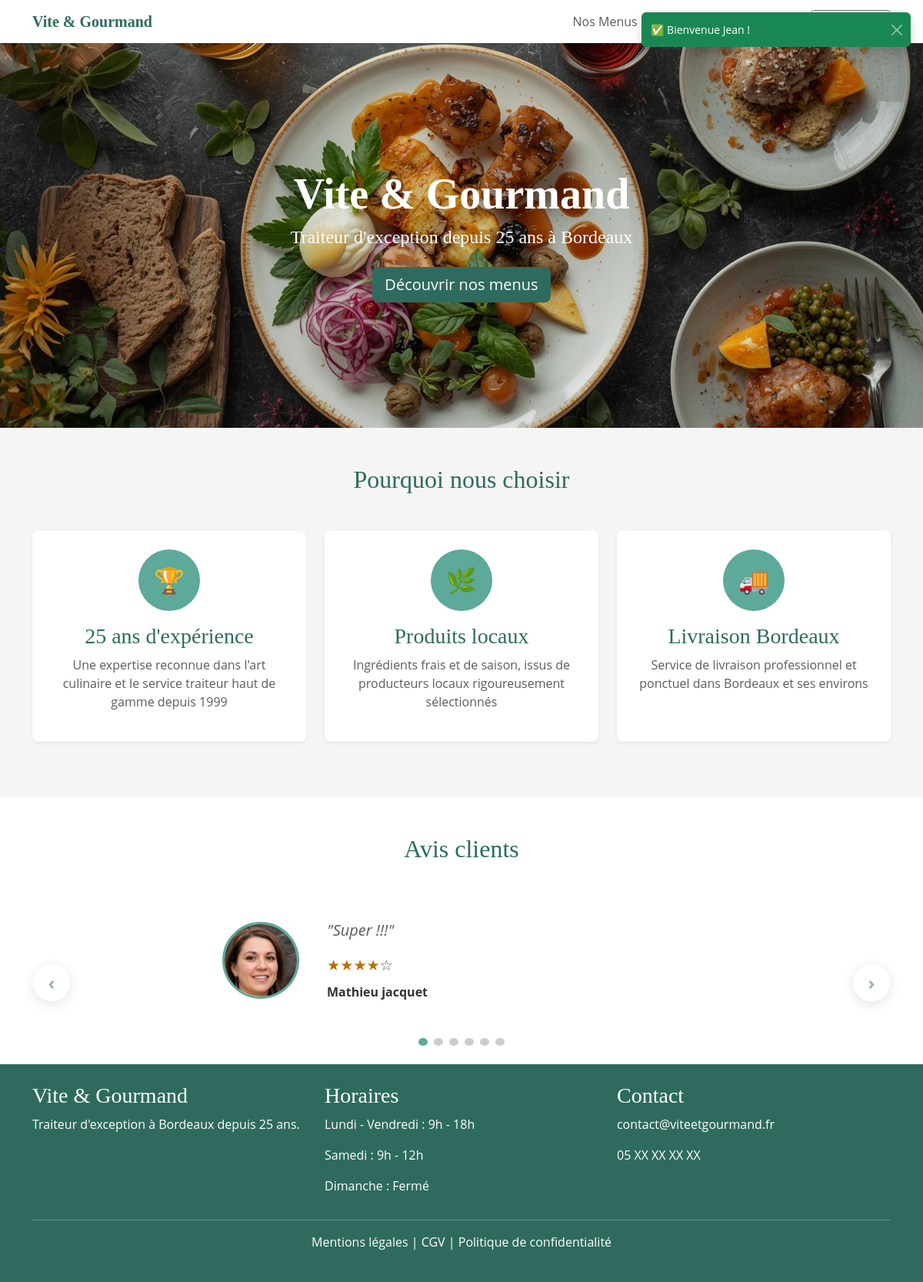
The app's page / (signed in) with its own data.
### tables this page shows
CREATE TABLE `avis` (
  `id` int NOT NULL AUTO_INCREMENT,
  `utilisateur_id` int NOT NULL,
  `commande_id` int NOT NULL,
  `note` int DEFAULT NULL,
  `commentaire` text,
  `valide` tinyint(1) DEFAULT '0',
  `created_at` datetime DEFAULT CURRENT_TIMESTAMP,
  PRIMARY KEY (`id`),
  KEY `utilisateur_id` (`utilisateur_id`),
  KEY `commande_id` (`commande_id`),
  CONSTRAINT `avis_ibfk_1` FOREIGN KEY (`utilisateur_id`) REFERENCES `utilisateurs` (`id`),
  CONSTRAINT `avis_ibfk_2` FOREIGN KEY (`commande_id`) REFERENCES `commandes` (`id`),
  CONSTRAINT `avis_chk_1` CHECK ((`note` between 1 and 5))
);

CREATE TABLE `utilisateurs` (
  `id` int NOT NULL AUTO_INCREMENT,
  `nom` varchar(100) NOT NULL,
  `prenom` varchar(100) NOT NULL,
  `email` varchar(255) NOT NULL,
  `mot_de_passe` varchar(255) NOT NULL,
  `gsm` varchar(20) DEFAULT NULL,
  `adresse` text,
  `role` enum('visiteur','client','employe','admin') DEFAULT 'client',
  `actif` tinyint(1) DEFAULT '1',
  `created_at` datetime DEFAULT CURRENT_TIMESTAMP,
  PRIMARY KEY (`id`),
  UNIQUE KEY `email` (`email`)
);

### controllers/AccueilController.php (called while the page is built)
<?php
require_once 'models/AvisModel.php';
class AccueilController {
    private $avisModel;
    public function __construct() {
        $this->avisModel = new AvisModel();
    }
    public function index() {
        $avis = $this->avisModel->getAvisValides();
        require_once 'views/accueil/index.php';
    }
}

### models/AvisModel.php (called while the page is built, shortened)
<?php
require_once 'config/database.php';
class AvisModel {
    private $db;
    public function __construct() {
        $database = new Database();
        $this->db = $database->connect();
    }
    public function getAvisValides() {
        $sql = "SELECT a.*, u.nom, u.prenom
                FROM avis a
                JOIN utilisateurs u ON a.utilisateur_id = u.id
                WHERE a.valide = 1
                ORDER BY a.created_at DESC";
        $stmt = $this->db->prepare($sql);
        $stmt->execute();
        return $stmt->fetchAll(PDO::FETCH_ASSOC);
    }
}

### config/database.php (called while the page is built)
<?php
class Database {
    private $host;
    private $dbname;
    private $username;
    private $password;
    private $port;
    private static $pdo = null;
    public function __construct() {
        $this->host = $_ENV['DB_HOST'] ?? 'mysql';
        $this->dbname = $_ENV['DB_NAME'] ?? 'vite_gourmand';
        $this->username = $_ENV['DB_USER'] ?? 'root';
        $this->password = $_ENV['DB_PASS'] ?? 'root';
        $this->port = $_ENV['DB_PORT'] ?? '3306';
    }
    public function connect() {
        if (self::$pdo === null) {
            try {
                self::$pdo = new PDO(
                    "mysql:host={$this->host};port={$this->port};dbname={$this->dbname};charset=utf8mb4",
                    $this->username,
                    $this->password,
                    [
                        PDO::ATTR_ERRMODE => PDO::ERRMODE_EXCEPTION,
                        PDO::ATTR_PERSISTENT => false
                    ]
                );
            } catch (PDOException $e) {
                die("Erreur de connexion : " . $e->getMessage());
            }
        }
        return self::$pdo;
    }
}

### views/accueil/index.php (the view, shortened to what this page needs)
<?php require_once 'views/layouts/header.php'; ?>
    <section class="hero" style="
        background-image: linear-gradient(rgba(0,0,0,0.1), rgba(0,0,0,0.1)), url('/assets/images/hero.jpg');
        background-size: cover;
        background-position: center;
        min-height: 500px;
        display: flex;
        align-items: center;
    ">
        <div class="container text-center text-white">
            <h1 class="display-4 fw-bold">Vite & Gourmand</h1>
            <h2 class="lead fs-4" style="color:white;">Traiteur d'exception depuis 25 ans à Bordeaux</h2>
            <a href="/menus" class="btn btn-lg mt-3"
    style="background-color: #2E6B5E; color: white; border: none;"
    aria-label="Découvrir nos menus">
    Découvrir nos menus
</a>
        </div>
    </section>
    <section class="container my-5">
        <h2 class="text-center mb-5" style="color: #2E6B5E;">Pourquoi nous choisir</h2>
        <div class="row text-center">
            <div class="col-md-4 mb-4">
                <div class="card border-0 shadow-sm p-4 h-100">
                    <div class="d-flex justify-content-center mb-3">
                        <div class="rounded-circle d-flex align-items-center justify-content-center"
                            style="width:80px;height:80px;background-color:#5DA99A;">
                            <span style="font-size:2rem;" aria-hidden="true">🏆</span>
                        </div>
                    </div>
                    <h3 style="color:#2E6B5E;">25 ans d'expérience</h3>
                    <p class="text-muted">Une expertise reconnue dans l'art culinaire et le service traiteur haut de gamme depuis 1999</p>
                </div>
            </div>
            <div class="col-md-4 mb-4">
                <div class="card border-0 shadow-sm p-4 h-100">
                    <div class="d-flex justify-content-center mb-3">
                        <div class="rounded-circle d-flex align-items-center justify-content-center"
                            style="width:80px;height:80px;background-color:#5DA99A;">
                            <span style="font-size:2rem;" aria-hidden="true">🌿</span>
                        </div>
                    </div>
                    <h3 style="color:#2E6B5E;">Produits locaux</h3>
                    <p class="text-muted">Ingrédients frais et de saison, issus de producteurs locaux rigoureusement sélectionnés</p>
                </div>
            </div>
            <div class="col-md-4 mb-4">
                <div class="card border-0 shadow-sm p-4 h-100">
                    <div class="d-flex justify-content-center mb-3">
                        <div class="rounded-circle d-flex align-items-center justify-content-center"
                            style="width:80px;height:80px;background-color:#5DA99A;">
                            <span style="font-size:2rem;" aria-hidden="true">🚚</span>
                        </div>
                    </div>
                    <h3 style="color:#2E6B5E;">Livraison Bordeaux</h3>
                    <p class="text-muted">Service de livraison professionnel et ponctuel dans Bordeaux et ses environs</p>
                </div>
            </div>
        </div>
    </section>
    <section style="background-color:#fff; padding: 3rem 0 0 0;">
        <div class="container">
            <h2 class="text-center mb-5" style="color: #2E6B5E;">Avis clients</h2>
            <div id="carouselAvis" class="carousel slide position-relative" data-bs-ride="carousel">
                <button class="carousel-control-prev d-flex align-items-center justify-content-center"
                        type="button" data-bs-target="#carouselAvis" data-bs-slide="prev"
                        aria-label="Avis précédent"
                        style="width:50px;height:50px;background:white;border-radius:50%;
                                box-shadow:0 4px 15px rgba(0,0,0,0.2);position:absolute;
                                left:0;top:50%;transform:translateY(-50%);border:1px solid #eee;">
                    <span aria-hidden="true" style="color:#2E6B5E;font-size:1.5rem;font-weight:bold;line-height:1;">‹</span>
                </button>
                <div class="carousel-inner px-5">
                    <?php foreach ($avis as $index => $unAvis) : ?>
                    <?php
                    $avatars = ['avatar1.jpg', 'avatar2.jpg', 'avatar3.jpg'];
                    $avatar = $avatars[$index % 3];
                    ?>
                    <div class="carousel-item <?= $index === 0 ? 'active' : '' ?>">
                        <div class="row justify-content-center align-items-center py-4">
                            <div class="col-auto">
                                <img src="/assets/images/avis/<?= $avatar ?>"
                                    alt="Photo de <?= htmlspecialchars($unAvis['prenom']) ?>"
                                    style="width:100px;height:100px;border-radius:50%;border:3px solid #5DA99A;object-fit:cover;">
                            </div>
                            <div class="col-md-6 text-start ps-4">
                                <p class="fst-italic fs-5 text-muted mb-3">
                                    "<?= htmlspecialchars($unAvis['commentaire']) ?>"
                                </p>
                                <div class="mb-2" style="color: #B86E00; font-size: 1.2rem;"
                                    aria-label="Note : <?= $unAvis['note'] ?> étoiles sur 5">
                                    <?= str_repeat('★', $unAvis['note']) ?><span style="color:#555"><?= str_repeat('☆', 5 - $unAvis['note']) ?></span>
                                </div>
                                <p class="fw-bold mb-0">
                                    <?= htmlspecialchars($unAvis['prenom'] . ' ' . $unAvis['nom']) ?>
                                </p>
                            </div>
                        </div>
                    </div>
                    <?php endforeach; ?>
                </div>
                <button class="carousel-control-next d-flex align-items-center justify-content-center"
                        type="button" data-bs-target="#carouselAvis" data-bs-slide="next"
                        aria-label="Avis suivant"
                        style="width:50px;height:50px;background:white;border-radius:50%;
                                box-shadow:0 4px 15px rgba(0,0,0,0.2);position:absolute;
                                right:0;top:50%;transform:translateY(-50%);border:1px solid #eee;">
                    <span aria-hidden="true" style="color:#2E6B5E;font-size:1.5rem;font-weight:bold;line-height:1;">›</span>
                </button>
                <div class="d-flex justify-content-center gap-2 mt-4 pb-4" id="avisIndicateurs">
                    <?php foreach ($avis as $index => $unAvis) : ?>
                    <button type="button"
                            onclick="goToSlide(<?= $index ?>)"
                            id="dot-<?= $index ?>"
                            aria-label="Aller à l'avis <?= $index + 1 ?>"
                            style="width:10px;height:10px;border-radius:50%;border:none;cursor:pointer;
                                    background-color:<?= $index === 0 ? '#5DA99A' : '#ccc' ?>;">
                    </button>
                    <?php endforeach; ?>
                </div>
            </div>
        </div>
    </section>
<?php require_once 'views/layouts/footer.php'; ?>

### assets/css/style.css (style rules this page uses)
:root { --color-primary: #5DA99A; --color-primary-dark: #2E6B5E; --color-secondary: #FF8F00; --color-text: #333333; --color-bg-light: #F5F5F5; }
body { font-family: 'Open Sans', sans-serif; color: var(--color-text); background-color: var(--color-bg-light); }
h1, h2, h3, h4, h5 { font-family: 'Playfair Display', serif; }
.card { border: none; box-shadow: 0 2px 8px rgba(0,0,0,0.1); border-radius: 8px; }
a.btn { color: inherit !important; }
h2 { color: #2E6B5E; }

### views/layouts/header.php (style rules this page uses)
.animate-scroll { opacity: 0; transform: translateY(30px); transition: opacity 0.6s ease, transform 0.6s ease; }
.animate-scroll.visible { opacity: 1; transform: translateY(0); }
.btn { transition: transform 0.15s ease, box-shadow 0.15s ease !important; }
.card { transition: box-shadow 0.3s ease !important; }

### records on screen
avis: commentaire "Super !!!", note "★★★★", note "☆", utilisateur.nom "Mathieu jacquet"
avis: $index 1 (drawn)

### other values on screen
$flash['message'] "✅ Bienvenue Jean !"
